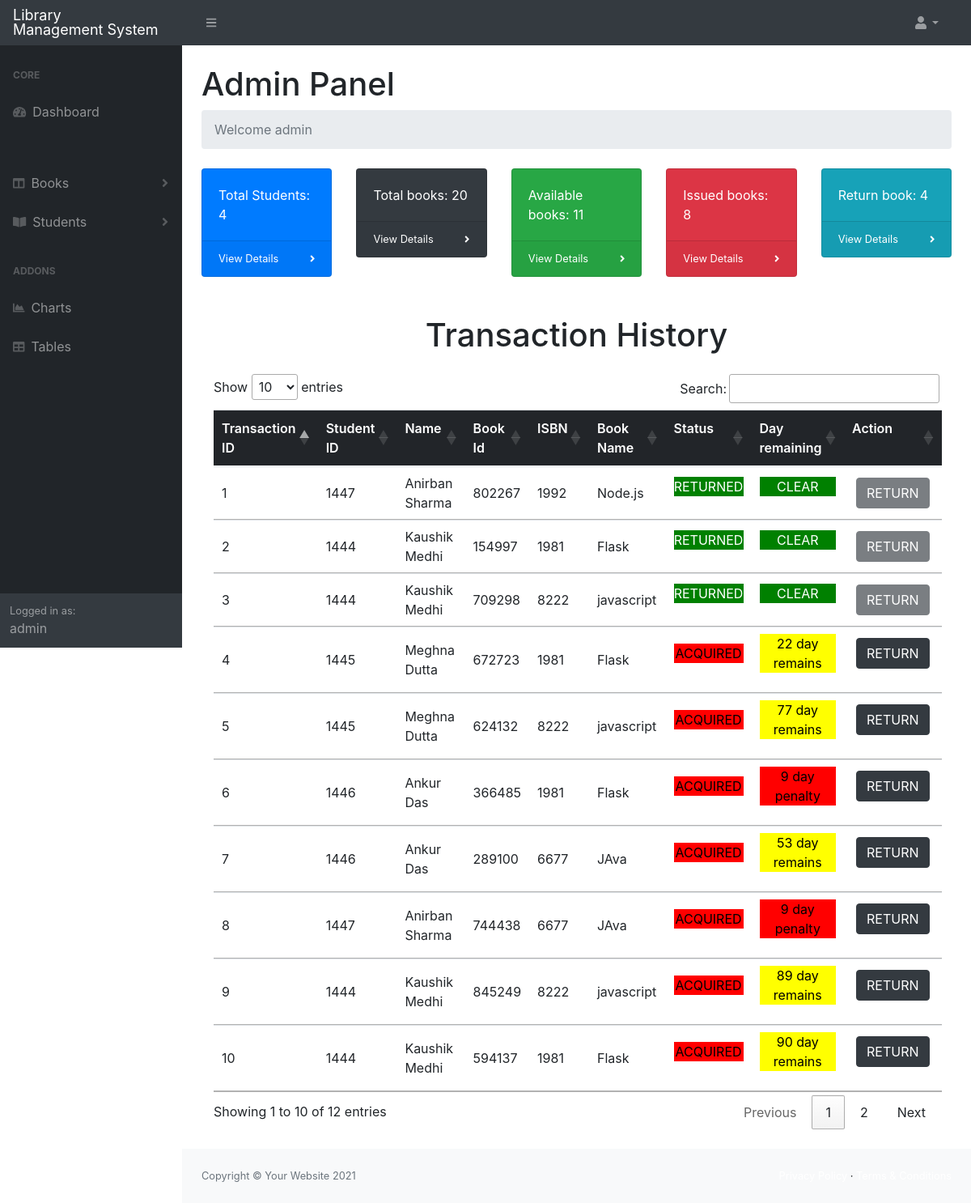
The app's page /admin/adminpanel.php (signed in) with its own data.
### tables this page shows
CREATE TABLE `book_issue` (
  `transaction_id` bigint(20) NOT NULL,
  `b_id` int(11) NOT NULL,
  `s_id` int(11) NOT NULL,
  `issue_date` date NOT NULL,
  `return_date` date NOT NULL,
  `issue_status` varchar(5) NOT NULL
);

CREATE TABLE `student` (
  `s_id` int(255) NOT NULL,
  `s_name` varchar(2552) NOT NULL,
  `s_password` varchar(255) NOT NULL,
  `s_email` varchar(255) NOT NULL,
  `s_phone` int(255) NOT NULL,
  `s_address` varchar(255) NOT NULL,
  `department` varchar(255) NOT NULL
);

CREATE TABLE `book_status` (
  `b_id` int(11) NOT NULL,
  `isbn` varchar(30) NOT NULL,
  `status` tinyint(1) NOT NULL
);

CREATE TABLE `books` (
  `b_name` varchar(255) NOT NULL,
  `b_description` varchar(255) NOT NULL,
  `quantity` int(255) NOT NULL,
  `author` varchar(255) NOT NULL,
  `year` int(255) NOT NULL,
  `category` varchar(2552) NOT NULL,
  `isbn` int(30) NOT NULL,
  `photo` varchar(255) NOT NULL,
  `language` varchar(255) NOT NULL
);

### admin/adminpanel.php (the view, shortened to what this page needs)
<?php
include '../connect.php';
include 'main.php';
$sql = ("SELECT COUNT(s_id) FROM student");
$rs = mysqli_query($con, $sql);
$sql2 = ("SELECT COUNT(b_id) FROM book_status");
$rs2 = mysqli_query($con, $sql2);
$result = mysqli_fetch_array($rs);
$result2 = mysqli_fetch_array($rs2);
$sql3 = ("SELECT COUNT(transaction_id) FROM book_issue where issue_status='ACQ'");
$result3 = mysqli_query($con, $sql3);
$total_issue_book = mysqli_fetch_array($result3);
$sql4 = ("SELECT count(b_id) FROM book_status where status = 0");
$result4 = mysqli_query($con, $sql4);
$available_book = mysqli_fetch_array($result4);
$sql5 = ("SELECT distinct count(b_id) FROM book_issue where issue_status='RET'");
$result5 = mysqli_query($con, $sql5);
$total_returned_book = mysqli_fetch_array($result5);
?>
<div class="row">
    <div class="col">
        <div class="card bg-primary text-white mb-4">
            <div class="card-body">Total Students: <?php echo $result[0]; ?> </div>
            <div class="card-footer d-flex align-items-center justify-content-between">
                <a class="small text-white stretched-link" href="viewstudent.php">View Details</a>
                <div class="small text-white"><i class="fas fa-angle-right"></i></div>
            </div>
        </div>
    </div>
    <div class="col">
        <div class="card bg-dark text-white mb-4">
            <div class="card-body">Total books: <?php echo $result2[0]; ?></div>
            <div class="card-footer d-flex align-items-center justify-content-between">
                <a class="small text-white stretched-link" href="viewbook.php">View Details</a>
                <div class="small text-white"><i class="fas fa-angle-right"></i></div>
            </div>
        </div>
    </div>
    <div class="col">
        <div class="card bg-success text-white mb-4">
            <div class="card-body">Available books: <?php echo $available_book[0]; ?></div>
            <div class="card-footer d-flex align-items-center justify-content-between">
                <a class="small text-white stretched-link" href="available.php">View Details</a>
                <div class="small text-white"><i class="fas fa-angle-right"></i></div>
            </div>
        </div>
    </div>
    <div class="col">
        <div class="card bg-danger text-white mb-4">
            <div class="card-body">Issued books: <?php echo $total_issue_book[0]; ?> </div>
            <div class="card-footer d-flex align-items-center justify-content-between">
                <a class="small text-white stretched-link" href="issuebook.php">View Details</a>
                <div class="small text-white"><i class="fas fa-angle-right"></i></div>
            </div>
        </div>
    </div>
    <div class="col">
        <div class="card bg-info text-white mb-4">
            <div class="card-body">Return book: <?php echo $total_returned_book[0]; ?></div>
            <div class="card-footer d-flex align-items-center justify-content-between">
                <a class="small text-white stretched-link" href="returnBook.php">View Details</a>
                <div class="small text-white"><i class="fas fa-angle-right"></i></div>
            </div>
        </div>
    </div>
</div>
<div class="container my-4" id="viewstudent">
    <h1 style="text-align: center;">Transaction History</h1>
</div>
<div class="container my-4">
    <table class="table" id="myTable">
        <thead class="thead">
            <tr>
                <td>Transaction ID</td>
                <td>Student ID</td>
                <td>Name</td>
                <td>Book Id</td>
                <td>ISBN</td>
                <td>Book Name</td>
                <td>Status</td>
                <td>Day remaining</td>
                <td>Action</td>
            </tr>
        </thead>
        <tbody>
            <?php
            $query = 'SELECT * FROM (((book_issue INNER JOIN student ON book_issue.s_id = student.s_id) INNER JOIN book_status ON book_issue.b_id = book_status.b_id )INNER JOIN books ON book_status.isbn=books.isbn) order by book_issue.return_date ASC';
            $result = mysqli_query($con, $query);
            while ($row = mysqli_fetch_array($result)) {
                $status = $row["issue_status"];
                $return_time = strtotime($row["return_date"]);
                $current_time = strtotime(date("Y-m-d"));
                $offset = 24 * 60 * 60;
                $remaining = $return_time - $current_time;
                $remaining_day = floor($remaining / $offset);
                $r_str = "";
                $r_status = "";
                $action = "";
                if ($status === "RET") {
                    $r_str = '<p style="text-align:center; color:white; background-color:green;">CLEAR</p>';
                    $r_status = '<p style="text-align:center; color:white; background-color:green;">RETURNED</p>';
                    $action = '<button class="btn btn-dark" disabled="disabled">RETURN</button>';
                } else {
                    $r_str = $remaining_day > 0 ? '<p style="text-align:center; color:black; background-color:yellow;">' . $remaining_day . " day remains</p>" : '<p style="text-align:center; color:black; background-color:red;">' . abs($remaining_day) . " day penalty</p>";
                    $r_status = '<p style="text-align:center; color:black; background-color:RED;">ACQUIRED</p>';
                    $action = '<button class="btn btn-dark"><a style="text-decoration:none;" href="returnBook.php?s_id=' . $row["s_id"] . '&& isbn=' . $row["isbn"] . '&& s_name=' . $row["s_name"] . '&& b_id=' . $row["b_id"] . '&& b_name=' . $row["b_name"] . '&& t_id=' . $row["transaction_id"] . '" class="action">RETURN</a></button>';
                }
                echo '
                <tr>
                    <td style="vertical-align:middle;">' . $row["transaction_id"] . '</td>
                    <td style="vertical-align:middle;">' . $row["s_id"] . '</td>
                    <td style="vertical-align:middle;">' . $row["s_name"] . '</td>
                    <td style="vertical-align:middle;">' . $row["b_id"] . '</td>
                    <td style="vertical-align:middle;">' . $row["isbn"] . '</td>
                    <td style="vertical-align:middle;">' . $row["b_name"] . '</td>
                    <td style="vertical-align:middle;">' . $r_status . '</td>
                    <td style="vertical-align:middle;">' . $r_str . '</td>
                    <td>' . $action . '</td>
                </tr>
    ';
            }
            ?>
        </tbody>
    </table>
</div>
</div>
</main>
<footer class="py-4 bg-light mt-auto">
    <div class="container-fluid px-4">
        <div class="d-flex align-items-center justify-content-between small">
            <div class="text-muted">Copyright &copy; Your Website 2021</div>
            <div>
                <a href="#">Privacy Policy</a>
                &middot;
                <a href="#">Terms &amp; Conditions</a>
            </div>
        </div>
    </div>
</footer>
</div>
</div>
</body>
</html>

### admin/main.php (style rules this page uses)
.thead { background-color: rgb(34, 37, 41); font-weight: 600; color: white; border-radius: 5rem; }
a { color: white; }
button { margin: 5px; }

### records on screen
book_issue: transaction_id "2", s.s_id "1444", s.s_name "Kaushik Medhi", b.b_id "154997", books.isbn "1981", books.b_name "Flask", issue_status "RETURNED"
book_issue: transaction_id "6", s.s_id "1446", s.s_name "Ankur Das", b.b_id "366485", books.isbn "1981", books.b_name "Flask", issue_status "ACQUIRED"
book_issue: transaction_id "8", s.s_id "1447", s.s_name "Anirban Sharma", b.b_id "744438", books.isbn "6677", books.b_name "JAva", issue_status "ACQUIRED"
book_issue: transaction_id "3", s.s_id "1444", s.s_name "Kaushik Medhi", b.b_id "709298", books.isbn "8222", books.b_name "javascript", issue_status "RETURNED"
book_issue: transaction_id "4", s.s_id "1445", s.s_name "Meghna Dutta", b.b_id "672723", books.isbn "1981", books.b_name "Flask", issue_status "ACQUIRED"
book_issue: transaction_id "7", s.s_id "1446", s.s_name "Ankur Das", b.b_id "289100", books.isbn "6677", books.b_name "JAva", issue_status "ACQUIRED"
book_issue: transaction_id "1", s.s_id "1447", s.s_name "Anirban Sharma", b.b_id "802267", books.isbn "1992", books.b_name "Node.js", issue_status "RETURNED"
book_issue: transaction_id "5", s.s_id "1445", s.s_name "Meghna Dutta", b.b_id "624132", books.isbn "8222", books.b_name "javascript", issue_status "ACQUIRED"
book_issue: transaction_id "9", s.s_id "1444", s.s_name "Kaushik Medhi", b.b_id "845249", books.isbn "8222", books.b_name "javascript", issue_status "ACQUIRED"
book_issue: transaction_id "10", s.s_id "1444", s.s_name "Kaushik Medhi", b.b_id "594137", books.isbn "1981", books.b_name "Flask", issue_status "ACQUIRED"

### other values on screen
$name "admin"
$result[0] "4"
$result2[0] "20"
$available_book[0] "11"
$total_issue_book[0] "8"
$total_returned_book[0] "4"
